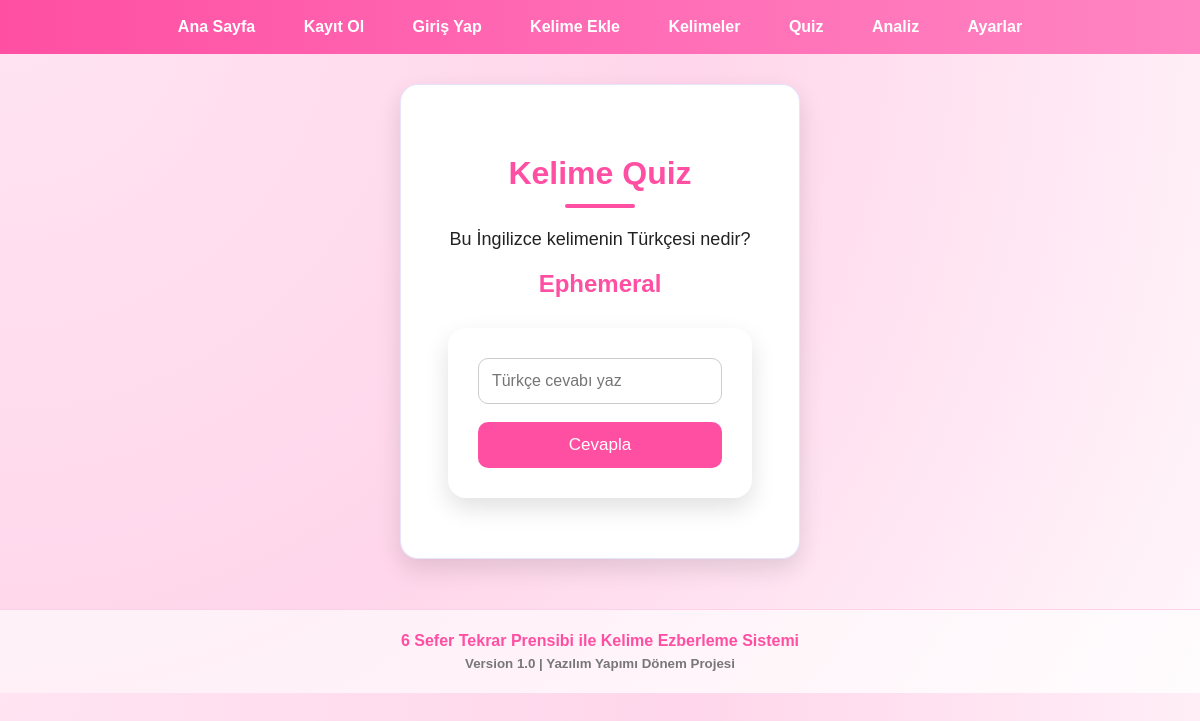
The page /quiz on the database as committed earlier.
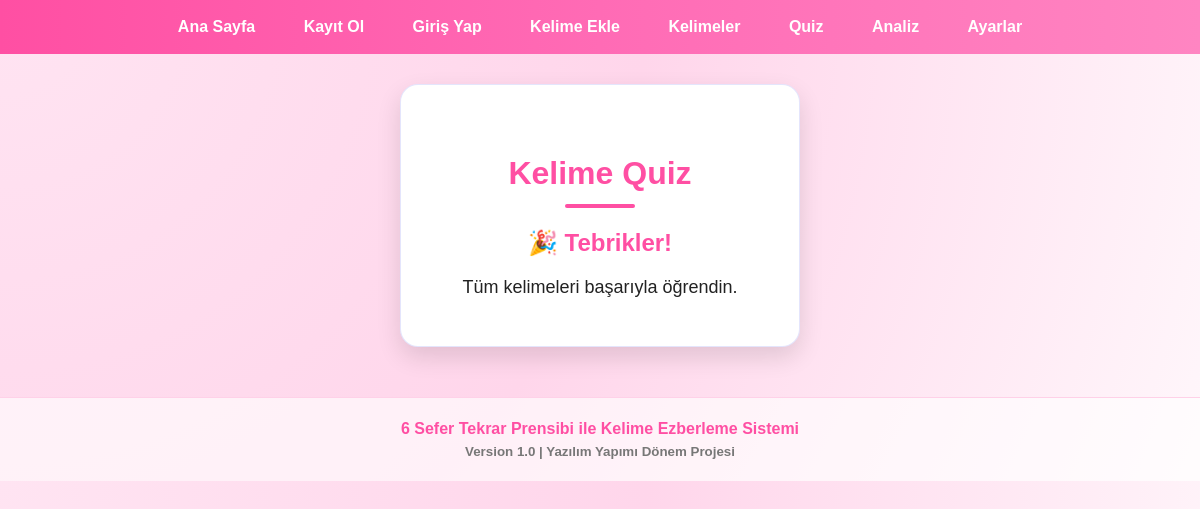
The same page on the database as committed later.
### tables this page shows
CREATE TABLE words(
    id INTEGER PRIMARY KEY AUTOINCREMENT,
    english TEXT,
    turkish TEXT,
    sample TEXT,
    picture TEXT,
    correct_count INTEGER DEFAULT 0,
    learned INTEGER DEFAULT 0
);

### app.py (the view, shortened to what this page needs)
@app.route("/quiz", methods=["GET", "POST"])
def quiz():
    connection = sqlite3.connect("database.db")
    cursor = connection.cursor()
    cursor.execute("SELECT * FROM words WHERE learned=0 ORDER BY RANDOM() LIMIT 1")
    word = cursor.fetchone()
    connection.close()
    return render_template("quiz.html", word=word)

### templates/quiz.html (shortened to what this page needs)
<!DOCTYPE html>
<html>
<head>
    <link rel="stylesheet" href="{{ url_for('static', filename='style.css') }}">
</head>
<body>
    <div class="navbar">
        <a href="/">Ana Sayfa</a>
        <a href="/register">Kayıt Ol</a>
        <a href="/login">Giriş Yap</a>
        <a href="/add-word">Kelime Ekle</a>
        <a href="/words">Kelimeler</a>
        <a href="/quiz">Quiz</a>
        <a href="/report">Analiz</a>
        <a href="/settings">Ayarlar</a>
    </div>
    <div class="card">
        <h1>Kelime Quiz</h1>
        {% if word %}
        <p>Bu İngilizce kelimenin Türkçesi nedir?</p>
        <h2>{{ word[1] }}</h2>
        <form method="POST">
            <input type="text" name="answer" placeholder="Türkçe cevabı yaz" required>
            <br><br>
            <button type="submit">Cevapla</button>
        </form>
        {% else %}
        <h2>🎉 Tebrikler!</h2>
        <p>
            Tüm kelimeleri başarıyla öğrendin.
        </p>
        {% endif %}
    </div>
    <div class="footer">
        6 Sefer Tekrar Prensibi ile Kelime Ezberleme Sistemi
        <small>Version 1.0 | Yazılım Yapımı Dönem Projesi</small>
    </div>
</body>
</html>

Rows that differ between the two databases and show on the page:
removed words: english "Ephemeral"
Other text that changed with them:
text no longer shown: "Bu İngilizce kelimenin Türkçesi nedir? Cevapla"
text now shown: "🎉 Tebrikler! Tüm kelimeleri başarıyla öğrendin."
